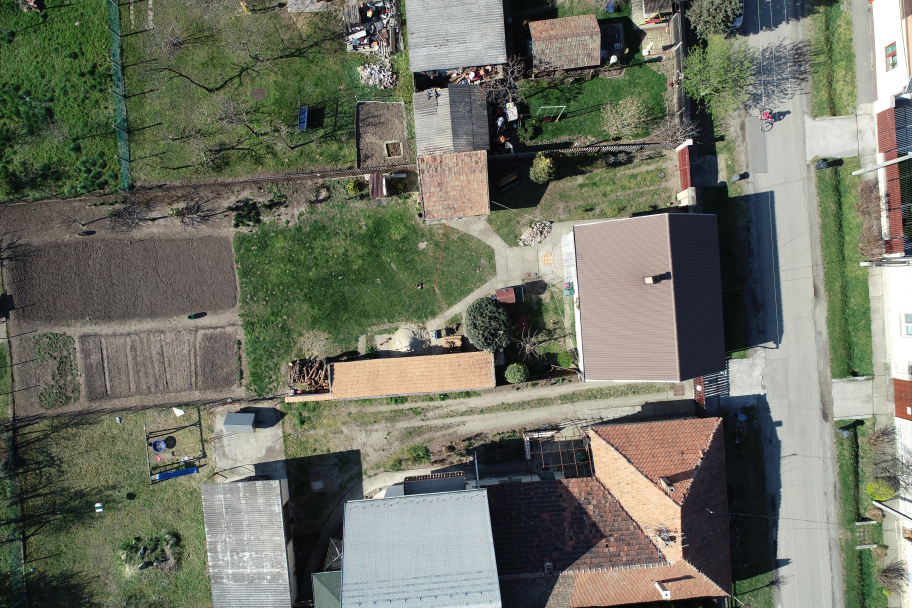
#> input picture english/img_processing/code/hm1.JPG, 2736 x 1824 px, found by its file name (shown at 1/3 size)
$ jupyter execute --allow-errors image_processing.ipynb   (shell and % lines are left out)   (older library calls are emulated)
#> lines starting #> are read from the running program, lines starting #| are printed output that depends on the picture; after the words box and inside, x2 and y2 are one past the last pixel; in counts of white or black regions, pixels touching at a corner belong together
<a href="https://colab.research.google.com/github/OSGeoLabBp/tutorials/blob/master/hungarian/image_processing/image_processing.ipynb" target="_parent"></a>

# Digitális képfeldolgozás

*Ez az összeálltás a gita Műszaki térinformatika egyesület 2022. évi konferenciájának a workshopjához készült. A tananyag és a használt képek a BME Általános és Felsőgeodézia Tanszék Geo4All laborjának [GitHub](https://github.com/OSGeoLabBp/tutorials/tree/master/hungarian/image_processing) oldaláról letölthetők*.

A képfeldolgozás (image processing), az alakfelismerés (pattern recognition) és a számítógépes grafika (computer graphics) is a digitális képekkel kapcsolatos informatikai területek. A képfeldolgozás során egy képből egy másik képet álltunk elő. Az alakfelismerés során a képből egy általában vektoros leírást állítunk elő, ezen a területen nagyon gyakran mesterséges intelligencia (gépi tanulás, mély tanulás, stb.) algoritmusokat használnak. A számítógépes grafika az általában vektoros leírásból a képet állítja elő.

Manapság a megjelenítő eszközeink szinte kívétel nélkül raszteresek, a kép az RGB kódok mátrixban elrendezett értékeit jelenti.

##Képi információk számítógépes kezelési területei

Zömében képfeldolgozási kérdésekkel foglakozunk a következőkben, de a végén egy kis alakfelismerés is lesz.

---

**FIGYELEM ez a Jupyter Notebook csak Colab környezetben működik módosítások nélkül**
Saját vagy más Jupyter Notebook szolgáltatás vagy saját Python környezet esetén telepíteni kell több nem standard szoftvert (matplotlib, numpy, opencv/cv2, imutils, PIL), melyeket a Colab virtuális gépen alapból biztosítanak. A pytesseract könyvtárat és az ahhoz tartozó Python csomagot külön kell telepíteni a Colab esetén is.

---

Kérjük indítsa újra a fenti kódblokk végrehajtása után a futtatókörnyezetet a ***Runtime/Restart runtime*** (CTRL/M) menüponttal. Ezután a következő kódblokkot is futtassa és 9.1.0 verziót kell látnia. (Ezekre a műveletekre azért van szükség mert a Colab virtuális gép a PIL korábbi verzióját tartalmazza, mely nem kompatibilis az általunk később használt Pytesseract modullal.)

[cell 1]
import PIL
print(PIL.__version__)

[cell 2]
# szükséges könyvtárak telepítése, betöltése
import matplotlib.pyplot as plt   # matplotlib a grafikus megjelenítéshez
import numpy as np                # numpy a mátrix műveletekhez
import cv2                        # opencv könyvtár képfeldolgozáshoz
import imutils
import pytesseract                # szövegfelismeréshez
from skimage import exposure

[cell 3]
img = 255 - np.eye(10) * 255
plt.imshow(img, cmap='gray', interpolation='nearest')
plt.title('kép')
print('Leírás: egyenes (0,0) - (10,10) között')

**Figyelem** a kép origója a bal felső sarok!

A képfeldolgozás során egyik képből egy másik képet készítünk, ennek általában a célja, hogy a képből újabb vagy kévésbé kivehető információhoz jussunk. Tulajdonképpen a jelfeldolgozás egy speciális 2D-s változatával van dolgunk.

A digitális képeket a számítógépeken 2D-s vagy 3D-s tömbökben (mátrixokban tároljuk). A képek pixel sorokból és oszlopokból állnak. Az egyes pixelekben az adott pozicióban megjelenítendő szín kódolt értékét tároljuk. A színes képek esetén leggyakrabban RGB kódokat kezelünk, három 0-255 közötti értékekkel. A képfeldolgozás esetén gyakran áttérünk a szürkeárnyalatos vagy fekete-fehér képekre. Ezekben az esetekben képpontonként egy byte vagy egy bit is elegendő a szín információ tárolására.

[cell 4]
# letöltünk egy képet a GitHub-ról

Több Python nyelvből használható ingyenes képfeldolgozási feladatokra alkalmas csomag/programkönyvtár is létezik. Ezek közül elsősorban az OpenCV-t használjuk majd, emellett a képek megjelentéséhez a Matplotlib szolgáltatásait vesszük igénybe.

Az érdeklődők számára, a teljesség igénye nélkül néhány további Pythonból elérhető képfeldolgozásra használható könyvtár:

*   [PIL/pillow](https://pillow.readthedocs.io/en/stable/) (Python Image Library)
*   [sckikit-image](https://scikit-image.org/)
*   [scipy.ndimage](https://docs.scipy.org/doc/scipy/reference/ndimage.html)
*   [ImageMagick](https://wiki.python.org/moin/ImageMagick)

##Szürkeárnyalatos és fekete-fehér képek előállítása színes képekből

A képfeldologzás során sokszor lecsökkentjük a képek színmélységét a feldolgozás egyszerűbbé és hatékonyabbá tétele érdekében.

[cell 5]
# kép betöltése
sample_bgr = cv2.imread('sample_data/adalbert.jpg')
# szürkeárnyalatos képpé konvertálás, az R, G, B értékeke átlaga
#> (the rest of this cell did not finish here and is left out)

#> (a cell that did not finish here is left out)

Módosítsa a küszöbértéket a fekete-fehér képpé konvertáláshoz (*th* változó a fenti kódban) és futtassa újra a blokkot!

###Adaptív küszöbérték

A fekete-fehér képpé konvertálás egy, az egész képre érvényes küszöbérték esetén sokszor nem megfelelő, főleg, ha árnyékos és napos részek is vannak a képen. Ebben az esetben az adaptív módszer célravezetőbb, a kép kisebb részeire eltérő küszöbértékeket használunk

[cell 7]
win = 51  # részterület mérete, melyre külön küszöbértéket állapítunk meg
const = 0 # az átlagból levont érték
# a részterületre eső pixelek átlaga a küszöbérték
#> (the rest of this cell did not finish here and is left out)

Módosítsa a fenti kódban az adaptív szűrő paramétereit (*win* és *const* változók). A *win* változó a feldolgozandó részlet szélességét adja meg pixelekben, a *const* érték pedig a színkódból levonandó számérték.

##Konverzió különböző színterek között

A színes képek esetén különböző tárolási módok létezne. Ezek közül az RGB talán a legismertebb, mely esetén a vörös, zöld és kék csatorna értékét 0-255 közötti számmal ábrázoljuk. Az OpenCV könyvtár történelmi okokból BGR ábrázolást használ (a színek sorrendje eltérő). Emellett csakran használjuk a HSV (színárnyala, telítettség, érték) hármast. Például az azonos színű részek szűrése egyszerűbben oldható meg ebben a színtérben.

[cell 8]
fig, (ax1, ax2, ax3, ax4) = plt.subplots(1, 4, figsize=(20, 3))
#> (the rest of this cell did not finish here and is left out)

#> (a cell that did not finish here is left out)

###Szín szerinti szűrés

Próbáljuk megtalálni egy képben a zöld területeket. Ehhez  a feladathoz célszerűbb HSV színtérben hozzálátni, mert ott egyszerűbben megoldható. Az egyes színeket a színárnyalat és telítettség értékek segítségével szűrhetjük.

Az ábrán a vízszintes tengely a színárnyalat, a függőleges tengely pedig a telítettség. A zöld szín a 40-70 illetve 150-255 tartományba esik.

[cell 10]
# létrehozunk egy képet fekete háttérrel
shapes = np.zeros((480, 640, 3), np.uint8)
# hozzáadunk néhány alakzatot
cv2.rectangle(shapes, (150, 200), (600, 350), (0, 255, 0), -1)
cv2.rectangle(shapes, (400, 50), (550, 150), (120, 255, 60), -1)
#> shapes: shape (480, 640, 3); mean of channels 0, 1, 2 6, 69.2, 3
cv2.circle(shapes, (200, 300), 150, (0, 0, 255), -1)
cv2.circle(shapes, (400, 100), 50, (0, 200, 0), -1)
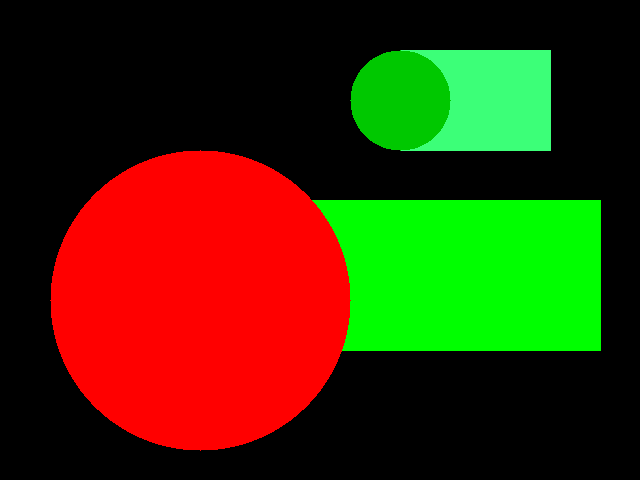
#> shapes: shape (480, 640, 3); mean of channels 0, 1, 2 4.4, 47, 60.9; drawn as B, G, R
# BGR -> HSV átalakítás
shapes_hsv = cv2.cvtColor(shapes, cv2.COLOR_BGR2HSV)
#> shapes_hsv: shape (480, 640, 3); mean H, S, V 11.7, 104.9, 105.7
# alsó, felső korlát zöldre (HSV)
lower_hsv_roof = np.array([40, 150, 20])
higher_hsv_roof = np.array([70, 255, 255])
mask = cv2.inRange(shapes_hsv, lower_hsv_roof, higher_hsv_roof)
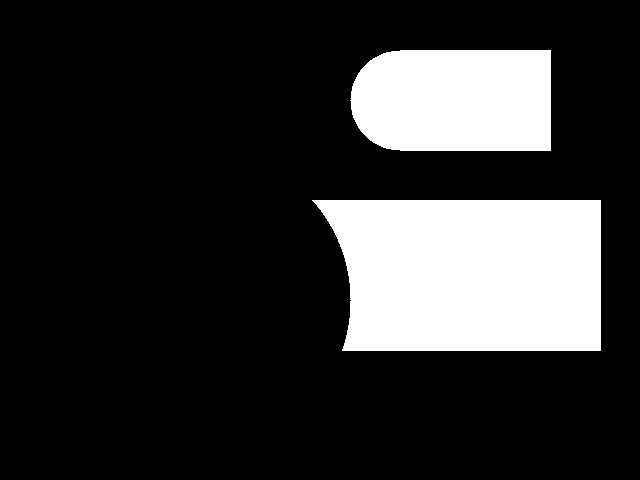
#> mask: shape (480, 640); 19% white; 2 white regions, box (x1, y1, x2, y2) and area: (312, 200, 601, 351) 39194, (350, 50, 551, 151) 19123
green_shapes = cv2.bitwise_and(shapes, shapes, mask=mask)
fig, (ax1, ax2, ax3) = plt.subplots(1, 3, figsize=(15, 3))
ax1.imshow(cv2.cvtColor(shapes, cv2.COLOR_BGR2RGB))
ax1.set_title('alakzatok')
ax2.imshow(mask, cmap='gray', interpolation='nearest')
ax2.set_title('maszk zöld alakzatokhoz')
ax3.imshow(cv2.cvtColor(green_shapes, cv2.COLOR_BGR2RGB))
w = ax3.set_title('zöld alakzatok')

##Kontraszt és fényesség

A kontraszt növelés a pixelek egy konstanssal szorzásával, a fényesség módosítása egy konstans hozzáadásával történhet meg. Ezek a módosítások az egész képre egységesen történnek meg, ezért a globális szűrők kategóriájába tartoznak.

[cell 11]
alfa = 2.0   # szorzótényező kontraszt növeléséhez
beta = 50    # eltolás a fényesség módosításához
#> (the rest of this cell did not finish here and is left out)

##Konvolúciós szűrők

A konvolúciós szűrők zajszűrésre (alúl áteresztő szűrők) és élkiemelésre (felül áteresztő szűrők) is használhatók. A szűrés során páratlan számú sorokból álló, súlyokat tartalmazó négyzetes mátrixot alkalmazunk minden pixelre a képben.A szűrt kép egyes képpontjainak a színét úgy kapjuk meg, hogy szűrő mátrix középső elemét a kép mátrix egy elemére illesztjük, a képben fedésbe került pixelek színértékét összeszorozzuk és a szorzatokat összegezzük. Például egy háromszor hármas minden elemében 1/9 értéket tartalmazó mátrix a pixel és a körülötte lévő nyolc pixel átlagát számítja, azaz simítani fog (zajszűrő).

[cell 12]
# Zajszűrő (simító) szűrő
ksize1 = 5       # szűrő mérete
kernel1 = np.full((ksize1, ksize1), 1) / ksize1**2  # a szűrő elemeinek összege 1
#> (the rest of this cell did not finish here and is left out)

Módosítsa a szűrők paramétereit (ksize1, ksize2, kmax változók) és futtassa újra a kódblokkot!

Az OpenCV és más képfeldolgozó programok jóval több és a fentieknél összetettebb szűrőt is tartalmaznak. Néhány további kipróbálásra javasolt OpenCV szűrő:

*   GaussianBlur
*   MedianBlur
*   Sobel
*   ...

##Hisztogram kiegyenlítés

A különböző színárnyalatok gyakoriságát ábrázoló grafikon a hisztogram. Ha a hisztogram azt mutatja, hogy a színek egy része alulreprezentált, akkor a kép minőségét, részletességét a hisztogram kiegyenlítéssel javíthatjuk.

[cell 13]
test = cv2.imread('sample_data/ch.jpg', cv2.IMREAD_GRAYSCALE)
equ = cv2.equalizeHist(test)                          # hisztogram széthúzása
fig, (ax1, ax2, ax3, ax4) = plt.subplots(1, 4, figsize=(20, 4))
#> (the rest of this cell did not finish here and is left out)

###Több kép hisztogramjának kiegyenlítése

Ortofotókat általában több képből állítjuk össze. Ilyenkor, ha eltérő fényviszonyok között készülnek a felvételek, akkor a képeken eltérő színárnyalatokkal jelennek meg és a képek határa kirajzolódik. Ezt a hatást több kép hisztogramjának kiegyenlítésével szüntethetjük meg.

Töltsünk le egy referencia képet és két átalakítandó képet.

Jelenítsük meg a három képet. A referencia kép napos időben készült, míg a másik kettő borús időben.

[cell 14]
hm1 = cv2.imread('sample_data/hm1.jpg')
#> hm1 is the input picture: shape (1824, 2736, 3); mean B, G, R 99.5, 114.2, 111.2
hm2 = cv2.imread('sample_data/hm2.jpg')
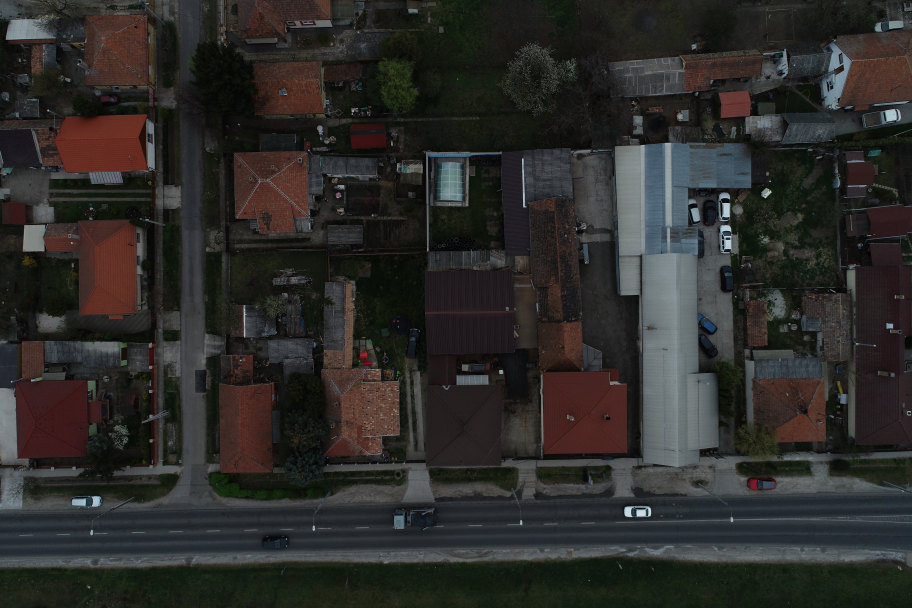
#> input picture english/img_processing/code/hm2.JPG, 2736 x 1824 px, found by its file name (shown at 1/3 size)
#> hm2 is the input picture: shape (1824, 2736, 3); mean B, G, R 41.4, 43.9, 44.9
hm3 = cv2.imread('sample_data/hm3.jpg')
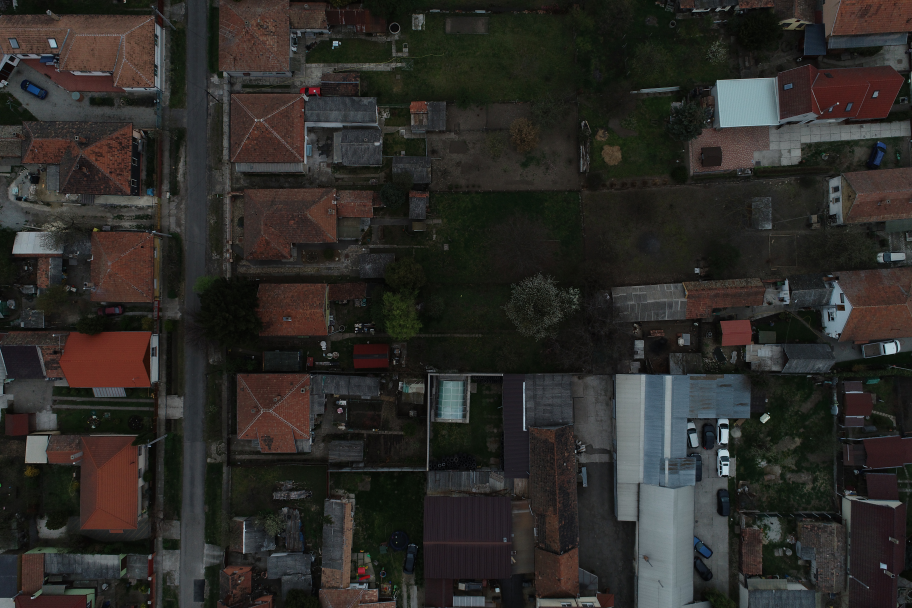
#> input picture english/img_processing/code/hm3.JPG, 2736 x 1824 px, found by its file name (shown at 1/3 size)
#> hm3 is the input picture: shape (1824, 2736, 3); mean B, G, R 39.2, 42.5, 44.2
fig, (ax1, ax2, ax3) = plt.subplots(1, 3, figsize=(15, 3))
ax1.imshow(cv2.cvtColor(hm1, cv2.COLOR_BGR2RGB))
ax1.set_title('referencia kép')
ax2.imshow(cv2.cvtColor(hm2, cv2.COLOR_BGR2RGB))
ax2.set_title('javítandó kép')
ax3.imshow(cv2.cvtColor(hm3, cv2.COLOR_BGR2RGB))
w = ax3.set_title('javítandó kép')

A felhős képek a kiegyenlítés után világosabbak lesznek.

[cell 15]
matched2 = exposure.match_histograms(hm2, hm1, multichannel=True)
matched3 = exposure.match_histograms(hm3, hm1, multichannel=True)
fig, (ax1, ax2, ax3) = plt.subplots(1, 3, figsize=(15, 3))
ax1.imshow(cv2.cvtColor(hm1, cv2.COLOR_BGR2RGB))
ax1.set_title('referencia kép')
ax2.imshow(cv2.cvtColor(matched2, cv2.COLOR_BGR2RGB))
ax2.set_title('javított kép')
ax3.imshow(cv2.cvtColor(matched3, cv2.COLOR_BGR2RGB))
w = ax3.set_title('javított kép')
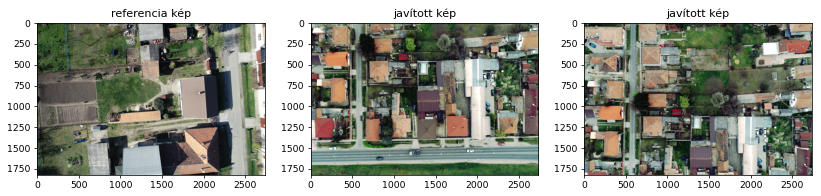
#> figure drawn by matplotlib, 3 panels
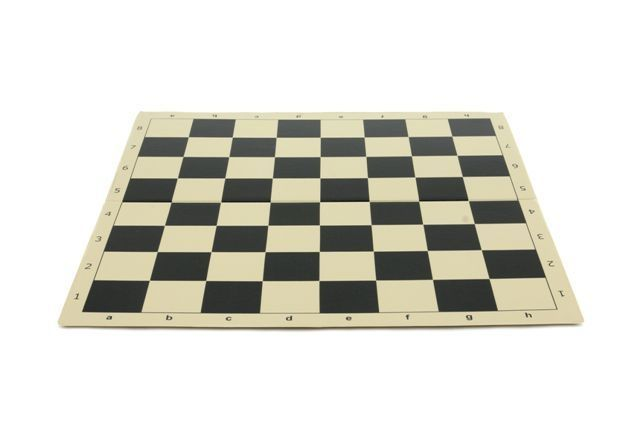
#> input picture hungarian/image_processing/data/chessboard.png, 640 x 427 px, found by its file name

##Vonalak keresése a képben

Töltsünk le egy képet a kupola belsejéről (kupola.jpg), a környékről (mapillary.png) és egy sakktábláról (chessboard.png).

A vonalak keresése előtt elő kell készíteni a képet.

*   A képet fekete-fehérré alakítjuk
*   [Canny](https://docs.opencv.org/3.4/da/d22/tutorial_py_canny.html) eljárással az éleket kiemeljük
*   A [Hugh](https://docs.opencv.org/3.4/d9/db0/tutorial_hough_lines.html) eljárással vonalakat keresünk

[cell 16]
def LineDetection(kupola, win, const):
#> called with win = 51, const = 0
  kupola_bw = cv2.adaptiveThreshold(kupola, 255, cv2.ADAPTIVE_THRESH_GAUSSIAN_C, cv2.THRESH_BINARY, win, const)
#> kupola_bw: shape (427, 640); 28.4% white; 40 white regions (39 under 20 px), largest, box (x1, y1, x2, y2) and area: (40, 92, 601, 352) 77431
  kupola_bw = cv2.bitwise_not(kupola_bw)
  kupola_canny = cv2.Canny(kupola_bw, 100, 255, 3)
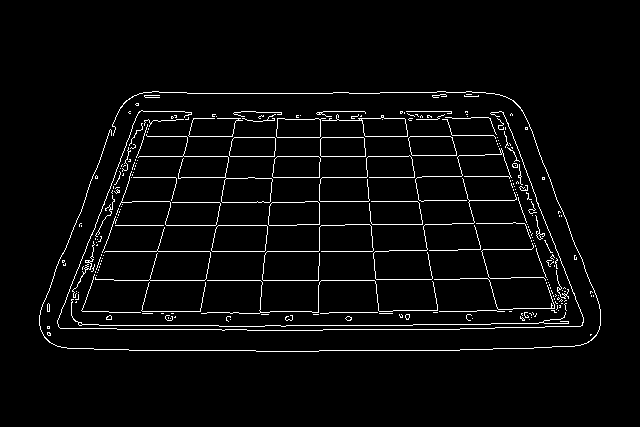
#> kupola_canny: shape (427, 640); 3.6% white in thin lines or dots, all inside (x1, y1, x2, y2) = (39, 91, 601, 352)
  linesP = cv2.HoughLinesP(kupola_canny, 1, np.pi / 180, 50, None, 50, 5)
#> linesP = 52 rows, first 6: [102, 251, 388, 251], [114, 280, 374, 280], [170, 202, 304, 202], [136, 156, 410, 156], [323, 329, 459, 329], [319, 350, 459, 350]
  line_img = np.zeros(kupola_bw.shape).astype('uint8')
  if linesP is not None:
    for i in range(0, len(linesP)):
      l = linesP[i][0]
      cv2.line(line_img, (l[0], l[1]), (l[2], l[3]), 255, 2)
#> this loop made 52 passes
#> line_img: shape (427, 640); 5.9% white; 18 white regions, largest, box (x1, y1, x2, y2) and area: (81, 116, 533, 313) 11021, (56, 111, 140, 324) 616, (502, 111, 580, 308) 560
  fig, (ax1, ax2, ax3, ax4) = plt.subplots(1, 4, figsize=(20, 4))
  ax1.imshow(kupola, cmap='gray')
  ax1.set_title('szürkeárnyalatos kép')
  ax2.imshow(kupola_bw, cmap='gray')
  ax2.set_title('fekete-fehér kép')
  ax3.imshow(kupola_canny, cmap='gray')
  ax3.set_title('detektált élek')
  ax4.imshow(line_img, cmap='gray')
  ax4.set_title('vonalak ' + str(linesP.shape[0]) )

[cell 17]
kupola = cv2.imread('sample_data/kupola.jpg', cv2.IMREAD_GRAYSCALE)
win = 51  # részterület mérete, melyre külön küszöbértéket állapítunk meg
const = 0 # az átlagból levont érték
#> (the rest of this cell did not finish here and is left out)

Végezze el a vonalak keresését a sample_data/mapillari.png képen is! Próbálja ki a globális küszöbérték használatát is!

Vizsgáljunk meg egy egyszerűbb képet is.

[cell 18]
chess = cv2.imread('sample_data/chessboard.png', cv2.IMREAD_GRAYSCALE)
win = 51  # részterület mérete, melyre külön küszöbértéket állapítunk meg
const = 0 # az átlagból levont érték
LineDetection(chess, win, const)

Próbálja meg módosítani a paramétereket a vonalkeresésnél!

##Számjegyek felismerése

Egy komplex példa keretében tegyünk kísérletet számjegyek felismerésére. Annyival egyszerűsítjük a problémát, hogy a számjegyek csak egyenes szakaszokból állhatnak, mint a régebbi számológépek kijelzőjén.

[cell 19]
nums = cv2.imread('sample_data/numbers.png', cv2.IMREAD_GRAYSCALE)
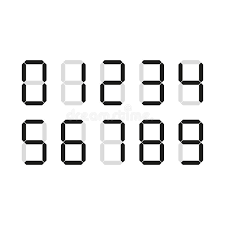
#> input picture hungarian/image_processing/data/numbers.png, 225 x 225 px, found by its file name
nums1 = cv2.imread('sample_data/hand_numbers1.png', cv2.IMREAD_GRAYSCALE)
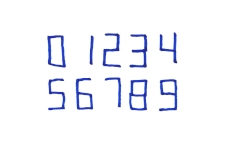
#> input picture hungarian/image_processing/data/hand_numbers1.png, 225 x 145 px, found by its file name
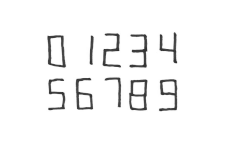
#> nums1: shape (145, 225); min 48, max 255, mean 245.3
#> (the rest of the program and of its run is left out)
